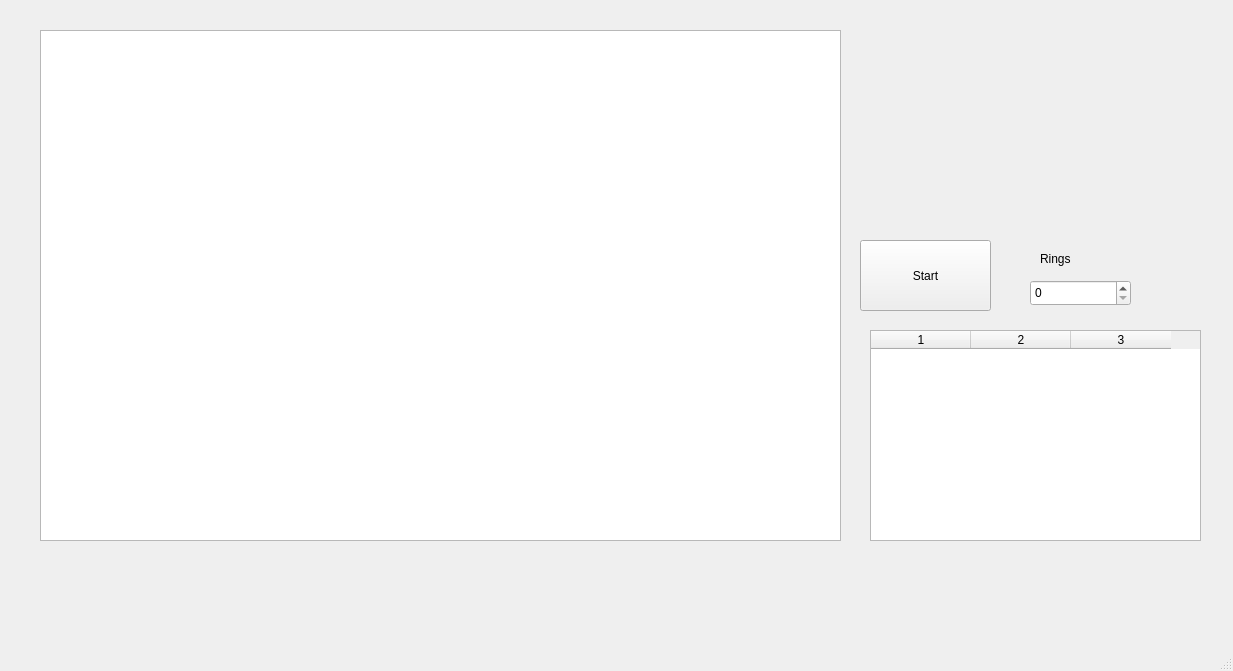
<?xml version="1.0" encoding="UTF-8"?>
<ui version="4.0">
 <class>MainWindow</class>
 <widget class="QMainWindow" name="MainWindow">
  <property name="geometry">
   <rect>
    <x>0</x>
    <y>0</y>
    <width>1233</width>
    <height>671</height>
   </rect>
  </property>
  <property name="windowTitle">
   <string>MainWindow</string>
  </property>
  <widget class="QWidget" name="centralwidget">
   <widget class="QGraphicsView" name="graphicsView">
    <property name="geometry">
     <rect>
      <x>40</x>
      <y>30</y>
      <width>801</width>
      <height>511</height>
     </rect>
    </property>
   </widget>
   <widget class="QTableWidget" name="tableWidget">
    <property name="geometry">
     <rect>
      <x>870</x>
      <y>330</y>
      <width>331</width>
      <height>211</height>
     </rect>
    </property>
    <property name="columnCount">
     <number>3</number>
    </property>
    <attribute name="horizontalHeaderDefaultSectionSize">
     <number>100</number>
    </attribute>
    <column/>
    <column/>
    <column/>
   </widget>
   <widget class="QSpinBox" name="spinBox">
    <property name="geometry">
     <rect>
      <x>1030</x>
      <y>280</y>
      <width>101</width>
      <height>26</height>
     </rect>
    </property>
   </widget>
   <widget class="QLabel" name="label">
    <property name="geometry">
     <rect>
      <x>1040</x>
      <y>250</y>
      <width>66</width>
      <height>17</height>
     </rect>
    </property>
    <property name="text">
     <string>Rings</string>
    </property>
   </widget>
   <widget class="QPushButton" name="pushButton">
    <property name="geometry">
     <rect>
      <x>860</x>
      <y>240</y>
      <width>131</width>
      <height>71</height>
     </rect>
    </property>
    <property name="text">
     <string>Start</string>
    </property>
   </widget>
  </widget>
  <widget class="QMenuBar" name="menubar">
   <property name="geometry">
    <rect>
     <x>0</x>
     <y>0</y>
     <width>1233</width>
     <height>22</height>
    </rect>
   </property>
  </widget>
  <widget class="QStatusBar" name="statusbar"/>
 </widget>
 <resources/>
 <connections/>
</ui>
